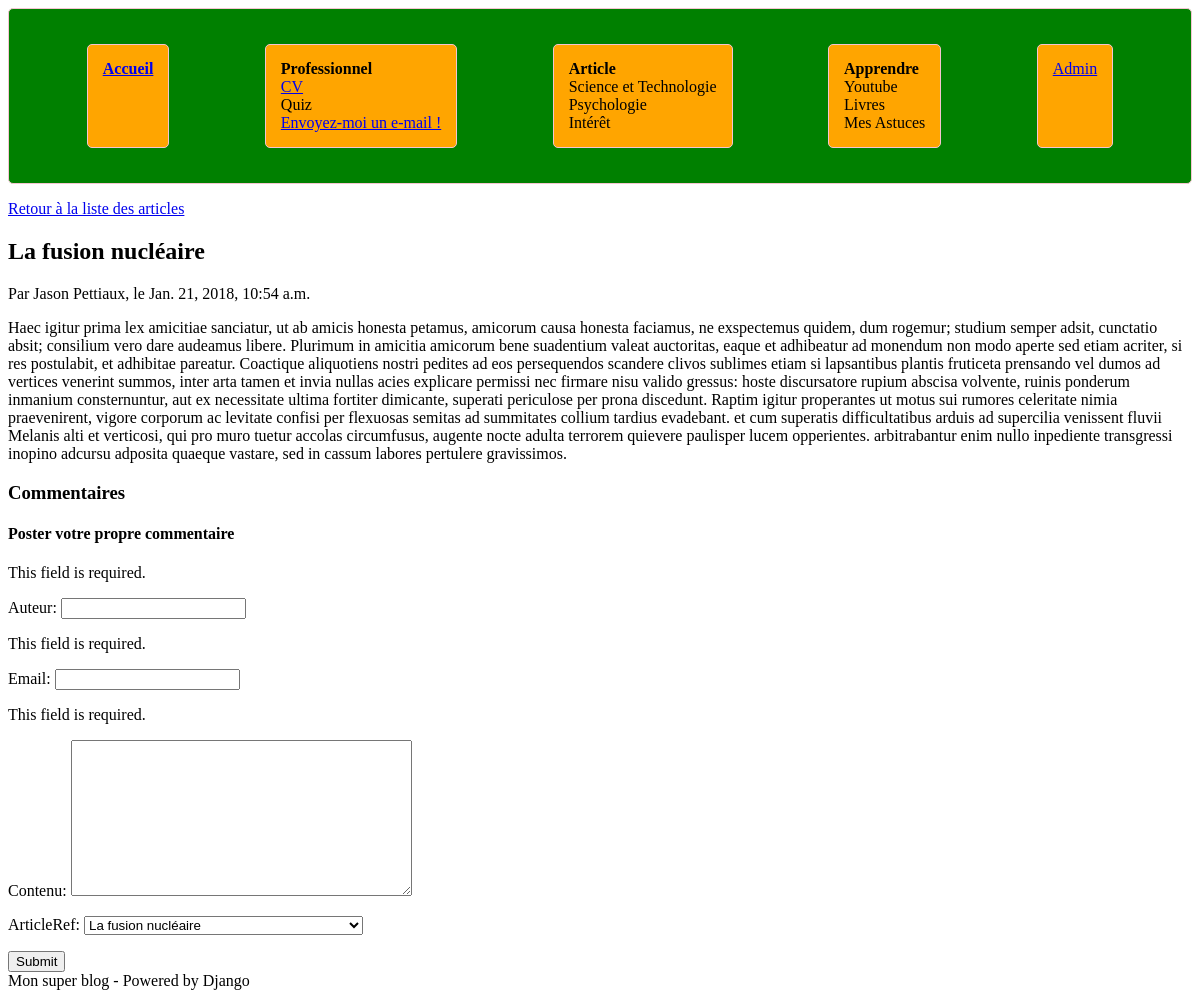
The app's page /la-fusion-nucleaire with its own data.
### blog/models.py (models this page shows, shortened)
class Article(models.Model):
    titre = models.CharField(max_length=100)
    slug = models.SlugField()
    auteur = models.CharField(max_length=42)
    contenu = models.TextField(null=True)
    date = models.DateTimeField(verbose_name="Date de parution",auto_now_add=True, auto_now=False)
    is_visible = models.BooleanField(verbose_name="Article publié ?",default=False)
    categorie = models.ForeignKey('Categorie',on_delete=models.DO_NOTHING)
    nbrComment=models.IntegerField(null=True)
    def __str__(self):
        return self.titre

### blog/views.py (the view)
# urls.py: url(r'^(?P<slug>.+)$', views.lire_article, name='blog_lire'),
def lire_article(request, slug):
    article = get_object_or_404(Article, slug=slug)
    comments=Comment.objects.filter(articleRef=article)
    donnees_comm={'articleRef':article}
    form1 = CommentForm(request.POST or donnees_comm)
    form1.articleRef = article
    if form1.is_valid():
        form1.save(commit=False)
        form1.articleRef = article
        form1.save()
        envoi = True
    return render(request, 'blog/lire_article.html', {'article': article,'comments': comments,'form1':form1})

### blog/forms.py
class CommentForm(forms.ModelForm):
    class Meta:
        model = Comment
        fields = ['auteur', 'email', 'contenu','articleRef',]

### blog/templates/blog/lire_article.html (shortened to what this page needs)
{% extends "blog/base.html" %}
{% block content %}
	<p>
		<a href="{% url 'accueil' %}">Retour à la liste des articles</a>
	</p>
	<h2 class="titre-article">{{ article.titre }}</h2>
	<p class="infos-article">Par {{ article.auteur }}, le {{ article.date }}</p>
	<div class="contenu-article">
		{{ article.contenu|safe }}
	</div>
	<h3 class="titre-comments">Commentaires</h3>
	<h4>Poster votre propre commentaire</h4>
<form action="{% url 'blog_lire' article.slug %}" method="post">
    {{ form1.as_p }}
    <input type="submit" value="Submit" />
</form>
{% endblock %}

### blog/static/blog/styles2.css (style rules this page uses)
ul { list-style-type: none; padding: 0; margin :0; }

### records on screen
Article: titre "La fusion nucléaire", auteur "Jason Pettiaux", date "Jan. 21, 2018, 10:54 a.m.", contenu "Haec igitur prima lex amicitiae sanciatur, ut ab amicis honesta petamus, amicorum causa honesta faciamus, ne exspectemus quidem, dum rogemur; studium semper adsit, cunctatio absit; consilium vero dare audeamus libere. Plurimum in amicitia amicorum bene suadentium valeat auctoritas, eaque et adhibeatur ad monendum non modo aperte sed etiam acriter, si res postulabit, et adhibitae pareatur. Coactique aliquotiens nostri pedites ad eos persequendos scandere clivos sublimes etiam si lapsantibus plantis fruticeta prensando vel dumos ad vertices venerint summos, inter arta tamen et invia nullas acies explicare permissi nec firmare nisu valido gressus: hoste discursatore rupium abscisa volvente,…"
